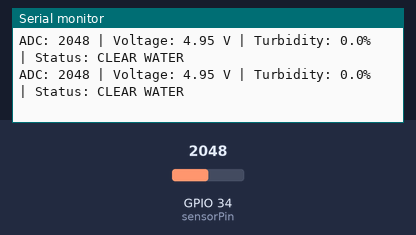
Bench run of a sketch on a simulated ESP32. Shown: the last lines printed to the serial monitor. The inputs (shaded band) are chosen by the test bench; at power-on: GPIO 34 (sensorPin) = 2048.

Above: at 1.3 s.
1.4 s: GPIO 34 (sensorPin) set to 1907
At 1.9 s:
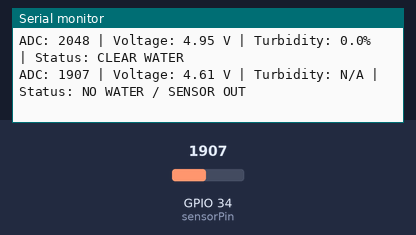
3.5 s: GPIO 34 (sensorPin) set to 1728
At 4.0 s:
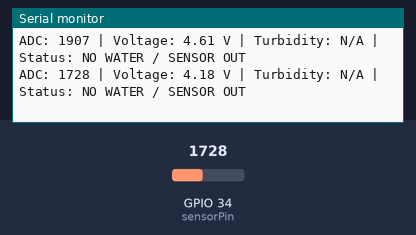
5.0 s: GPIO 34 (sensorPin) set to 1588
At 5.5 s:
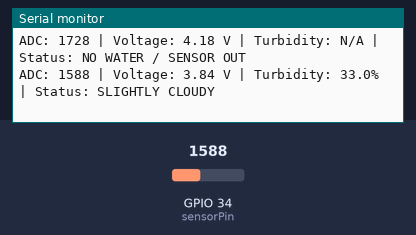
7.1 s: GPIO 34 (sensorPin) set to 865
At 7.5 s:
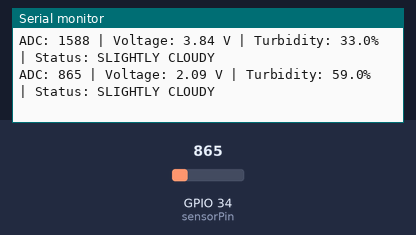
8.6 s: GPIO 34 (sensorPin) set to 773
At 9.1 s:
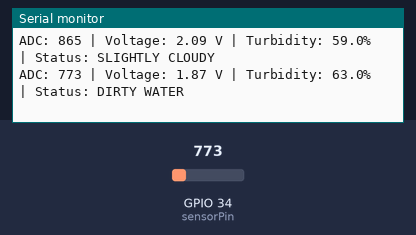

The sketch:

turbidity.ino
```cpp
const int sensorPin = 34;

void setup() {
  Serial.begin(9600);
}

void loop() {
  int adc = analogRead(sensorPin);

  // ESP32 ADC (0–4095), voltage divider ×3
  float voltage = adc * (3.3 / 4095.0) * 3.0;

  String status;
  float turbidity;

  if (voltage >= 4.70) {
    // Clear water
    status = "CLEAR WATER";
    turbidity = 0.0;
  }
  else if (voltage >= 4.00) {
    // Probe not in water
    status = "NO WATER / SENSOR OUT";
    turbidity = -1.0;
  }
  else if (voltage >= 2.00) {
    // Slightly cloudy (2.00V → 60%, 4.00V → 30%)
    status = "SLIGHTLY CLOUDY";
    turbidity = map((int)(voltage * 100), 200, 400, 60, 30);
  }
  else {
    // Dirty water (0V → 100%, 2.00V → 60%)
    status = "DIRTY WATER";
    turbidity = map((int)(voltage * 100), 0, 200, 100, 60);
  }

  Serial.print("ADC: ");
  Serial.print(adc);

  Serial.print(" | Voltage: ");
  Serial.print(voltage, 2);
  Serial.print(" V | ");

  if (turbidity >= 0) {
    Serial.print("Turbidity: ");
    Serial.print(turbidity, 1);
    Serial.print("% | ");
  } else {
    Serial.print("Turbidity: N/A | ");
  }

  Serial.print("Status: ");
  Serial.println(status);

  delay(500);
}
```

Measured:
- the behaviour switches between 1945 and 1944 on GPIO 34 (sensorPin) (found by bisection; images 0 and 1)
- the behaviour switches between 1655 and 1654 on GPIO 34 (sensorPin) (found by bisection; images 2 and 3)
- the behaviour switches between 828 and 827 on GPIO 34 (sensorPin) (found by bisection; images 4 and 5)
- after the input at 1.4 s, the serial monitor: prints a new line after 0.12 s (image 1)
- after the input at 3.5 s, the serial monitor: prints a new line after 0.07 s (image 2)
- after the input at 5.0 s, the serial monitor: prints a new line after 0.12 s (image 3)
- after the input at 7.1 s, the serial monitor: prints a new line after 0.06 s (image 4)
- after the input at 8.6 s, the serial monitor: prints a new line after 0.09 s (image 5)
